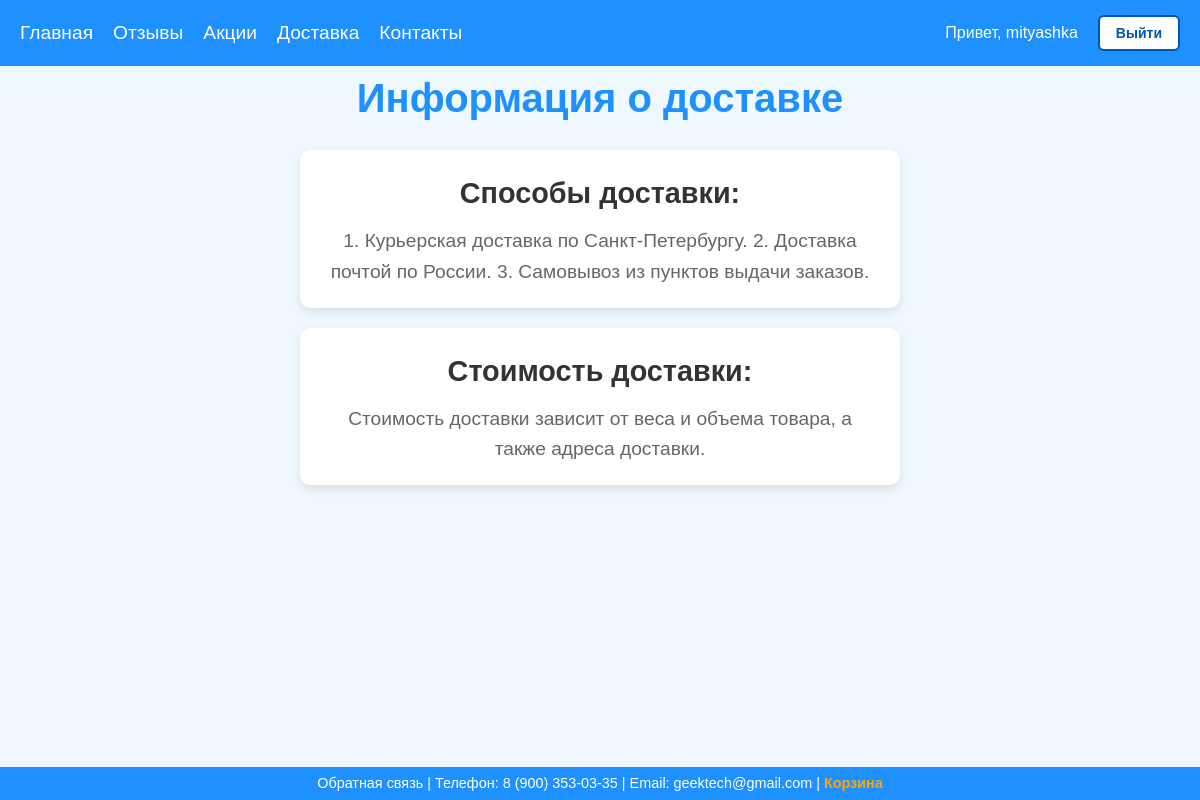
Page /geektech/delivery/ (signed in) on the committed database.
### shopapp/models.py (models this page shows)
class Delivery(models.Model):
    title = models.CharField(max_length=150)
    text = models.TextField(max_length=2000)

### shopapp/views.py (the view)
# urls.py: path('delivery/', DeliveryView.as_view(), name='delivery'),
class DeliveryView(View):
    def get(self, request: HttpRequest):
        deliveries = Delivery.objects.all()
        return render(request, 'delivery.html', {'deliveries':deliveries})

### shopapp/templates/delivery.html (shortened to what this page needs)
{% extends 'base.html' %}
{% block additional_styles %}
    {% load static %}
    <link rel="stylesheet" href="{% static 'css/base.css' %}">
    <link rel="stylesheet" href="{% static 'css/delivery.css' %}">
{% endblock %}
{% block main %}
    <h1>Информация о доставке</h1>
    {% for delivery in deliveries %}
        <div class="delivery-item">
            <h2>{{ delivery.title }}</h2>
            <p>{{ delivery.text }}</p>
        </div>
    {% empty %}
        <div class="delivery-item">
            <h2>Информация недоступна</h2>
            <p>На данный момент информация о доставке отсутствует.</p>
        </div>
    {% endfor %}
{% endblock %}

### shopapp/templates/base.html (shortened to what this page needs)
<!DOCTYPE html>
<html lang="ru">
<head>
    {% load static %}
    <link rel="stylesheet" href="{% static 'css/base.css' %}">
    {% block additional_styles %}
    {% endblock %}
</head>
<body>
    <header>
        <div class="menu">
            <a href="{% url 'shopapp:index' %}">Главная</a>
            <a href="{% url 'shopapp:reviews' %}">Отзывы</a>
            <a href="{% url 'shopapp:promotions' %}">Акции</a>
            <a href="{% url 'shopapp:delivery' %}">Доставка</a>
            <a href="{% url 'shopapp:contacts' %}">Контакты</a>
        </div>
        <div class="log-reg-menu">
            {% if user.is_authenticated %}
                <a href="{% url 'users:profile' %}"><span>Привет, {{ user.username }}</span></a>
                <div>
                    <form action="{% url 'logout' %}" method="post">
                        <button type="submit" class="btn-logout">Выйти</button>
                    </form>
                </div>
            {% else %}
                <a href="{% url 'users:profile' %}">Войти</a>
                <a href="{% url 'users:register' %}">Регистрация</a>
            {% endif %}
        </div>
    </header>
    <main>
        {% block main %}
        {% endblock %}
    </main>
<footer>
    <div class="footer-content">
        <span>Обратная связь | Телефон: 8 (900) 353-03-35 | Email: geektech@gmail.com | <a href="{% url 'shopapp:cart' %}">Корзина</a></span>
    </div>
</footer>
</body>
</html>

### shopapp/static/css/base.css (style rules this page uses)
* { margin: 0; padding: 0; box-sizing: border-box; }
body { font-family: Arial, sans-serif; background-color: #f0f8ff; color: #333; line-height: 1.6; display: flex; flex-direction: column; min-height: 100vh; }
main { flex-grow: 1; }
header { background-color: #1e90ff; color: white; padding: 15px 20px; display: flex; justify-content: space-between; align-items: center; font-family: Arial, sans-serif; }
header .menu { display: flex; gap: 20px; color: #333; font-size: 1.2em; }
header .menu a { color: #fff; text-decoration: none; }
header .log-reg-menu { display: flex; justify-content: flex-end; align-items: center; gap: 20px; }
header .log-reg-menu a { color: #fff; text-decoration: none; }
footer { background-color: #1e90ff; color: white; text-align: center; padding: 5px 20px; position: relative; width: 100%; bottom: 0; margin-top: auto; }
.footer-content { display: flex; justify-content: center; align-items: center; font-size: 0.9em; font-weight: 400; }
.footer-content span { display: inline; color: white; }
.footer-content a { color: #ffa500; text-decoration: none; font-weight: bold; }
.btn-logout { background-color: #ffffff; color: #0056b3; border: 2px solid #0056b3; border-radius: 6px; padding: 8px 16px; font-size: 14px; font-weight: bold; cursor: pointer; transition: all 0.3s ease; }

### shopapp/static/css/delivery.css (style rules this page uses)
h1 { text-align: center; font-size: 2.5em; margin-bottom: 20px; color: #1e90ff; }
.delivery-item { background-color: #fff; padding: 20px; margin: 20px auto; border-radius: 10px; box-shadow: 0 4px 10px rgba(0, 0, 0, 0.1); max-width: 600px; text-align: center; transition: transform 0.3s ease, box-shadow 0.3s ease; }
.delivery-item h2 { font-size: 1.8em; color: #333; margin-bottom: 10px; }
.delivery-item p { font-size: 1.2em; color: #666; margin: 0; }

### rows in the picture
Delivery: title "Способы доставки:", text "1. Курьерская доставка по Санкт-Петербургу. 2. Доставка почтой по России. 3. Самовывоз из пунктов выдачи заказов."
Delivery: title "Стоимость доставки:", text "Стоимость доставки зависит от веса и объема товара, а также адреса доставки."

### other values in the picture
{{ user.username }} "mityashka"
